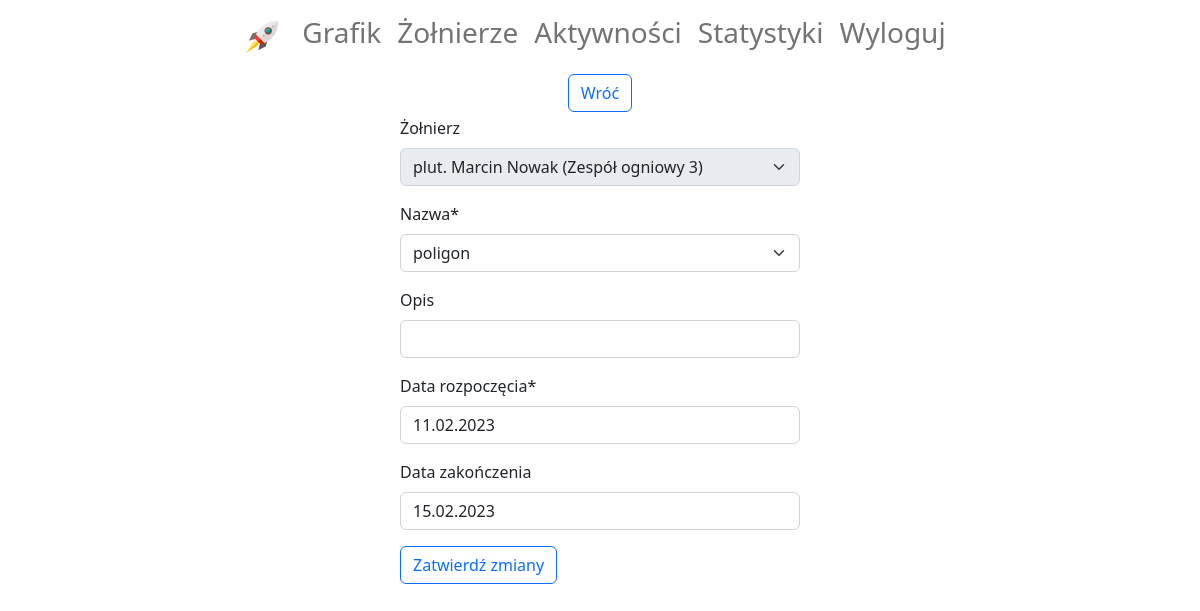
Before: /activity-update-soldier-bound/241/ (signed in) with the older database file.
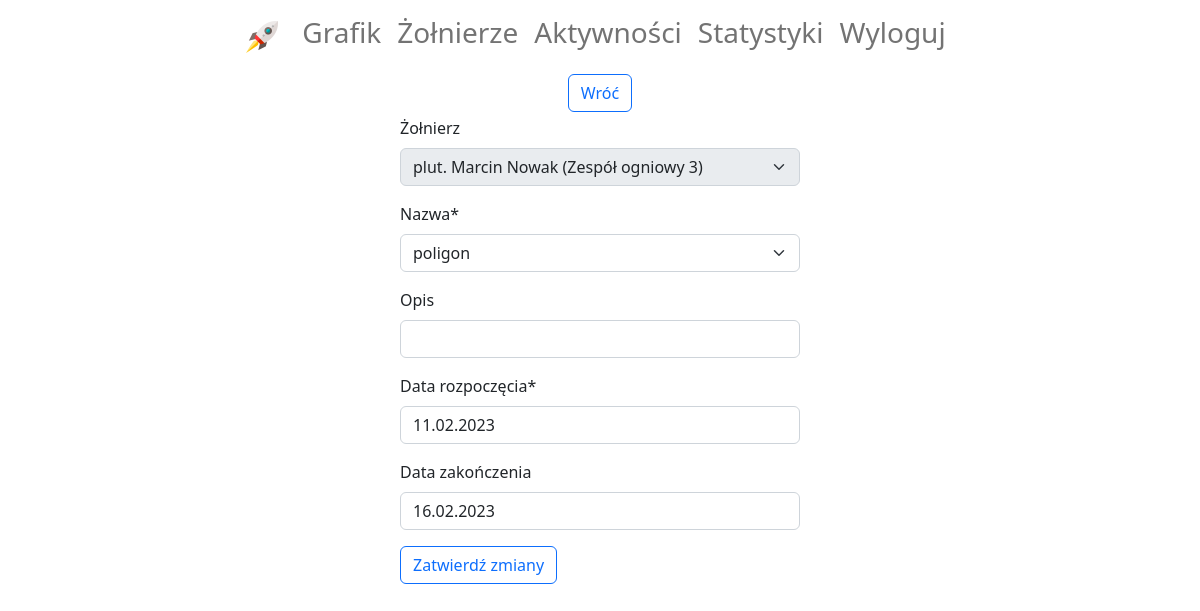
After: the same page with the newer database file.
### diagram/models.py (models this page shows, shortened)
class Activity(models.Model):
    soldier = models.ForeignKey(Soldier, on_delete=models.SET_NULL, null=True, blank=True, verbose_name='żołnierz')
    name = models.CharField(max_length=30, choices=sorted(ACTIVITY_NAMES, key=lambda x: x[1].lower()), verbose_name='nazwa')
    description = models.CharField(max_length=200, default='', blank=True, verbose_name='opis')
    start_date = models.DateField(verbose_name='data rozpoczęcia')
    end_date = models.DateField(verbose_name='data zakończenia', blank=True)
    subdivision = models.ForeignKey(Subdivision, on_delete=models.SET_NULL, null=True, blank=True,
                                    verbose_name='pododdział')

### diagram/views.py (the view, shortened to what this page needs)
# urls.py: path('activity-update-soldier-bound/<int:pk>/', ActivityUpdateSoldierBound.as_view(),
class ActivityUpdateSoldierBound(LoginRequiredMixin, generic.UpdateView):
    template_name = 'diagram/activity_update.html'
    form_class = ActivityFormSoldierDisabled
    def get_context_data(self, **kwargs):
        context = super(ActivityUpdateSoldierBound, self).get_context_data(**kwargs)
        soldier = get_object_or_404(Soldier, pk=self.get_object().soldier.pk)
        context['soldier_pk'] = soldier.pk
        return context
    def get_queryset(self):
        return Activity.objects.filter(subdivision=self.request.user.subdivision)

### diagram/forms.py
class ActivityFormSoldierDisabled(ModelForm):
    class Meta:
        model = Activity
        exclude = ['subdivision']
    def __init__(self, *args, **kwargs):
        super(ActivityFormSoldierDisabled, self).__init__(*args, **kwargs)
        self.fields['soldier'].disabled = True

### diagram/models.py (called while the page is built)
    def __str__(self):
        return self.name

    def __str__(self):
        return f'{self.rank} {self.first_name} {self.last_name} ({self.subdivision})'

### diagram/templates/diagram/activity_update.html (shortened to what this page needs)
{% extends 'account/base.html' %}
{% load crispy_forms_filters %}
{% block content %}
    <div class="d-flex flex-column align-items-center">
        <a class="mb-1" href="{{ request.META.HTTP_REFERER }}">
            <button class="btn btn-outline-primary">Wróć</button>
        </a>
        <form class="col-md-4" method="post">
            {{ form|crispy }}
            <button class="btn btn-outline-primary" type="submit"
                    onclick="this.disabled=true; this.form.submit();">Zatwierdź zmiany
            </button>
        </form>
    </div>
{% endblock %}

Changed rows visible on the page:
changed Activity "plut. Marcin Nowak (Zespół ogniowy 3)": end_date "15.02.2023" → "16.02.2023"
